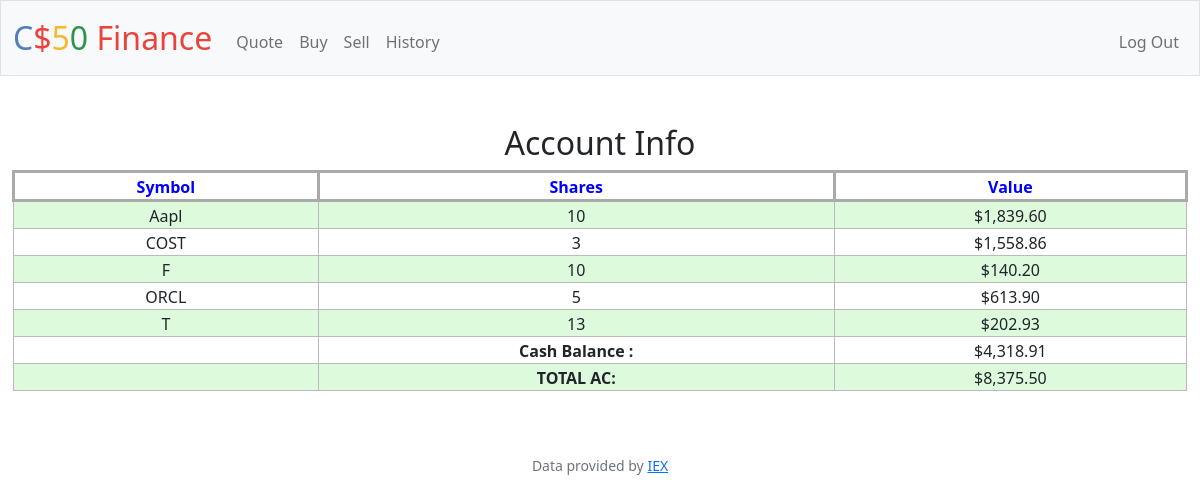
/ (signed in), run on the app's committed database.
### tables this page shows
CREATE TABLE 'purchase' ('id' INTEGER PRIMARY KEY AUTOINCREMENT NOT NULL, 'user_id' INTEGER NOT NULL, 'symbol' TEXT NOT NULL, 'shares' INTEGER NOT NULL, 'price' REAL NOT NULL, 'date' DATETIME NOT NULL DEFAULT CURRENT_TIMESTAMP);

### app.py (the view)
@app.route("/")
@login_required
def index():
    trans = db.execute(
        "SELECT symbol,sum(shares) as shares,  round(sum(shares * price),2) as price  FROM assets WHERE user_id = ? group by symbol having sum(shares) > 0",
        session["user_id"],
    )
    cash = db.execute("SELECT cash FROM users WHERE id = ?", session["user_id"])
    transcahs = db.execute(
        "SELECT  round(sum(shares * price),2) as acv  FROM assets WHERE user_id = ?",
        session["user_id"],
    )
    acbalance = round(float(cash[0]["cash"]), 2)
    if not trans:
        return render_template("index.html", trans=trans, cash=float(acbalance), total=0)
    else:
        total = round(float(cash[0]["cash"]), 2) + round(float(transcahs[0]["acv"]), 2)
        return render_template("index.html", trans=trans, cash=float(acbalance), total=float(total))

### app.py (called while the page is built)
@app.after_request
def after_request(response):
    response.headers["Cache-Control"] = "no-cache, no-store, must-revalidate"
    response.headers["Expires"] = 0
    response.headers["Pragma"] = "no-cache"
    return response

### helpers.py (called while the page is built)
def login_required(f):
    @wraps(f)
    def decorated_function(*args, **kwargs):
        if session.get("user_id") is None:
            return redirect("/login")
        return f(*args, **kwargs)
    return decorated_function

def usd(value):
    return f"${value:,.2f}"

### templates/index.html (shortened to what this page needs)
{% extends "layout.html" %}
{% block main %}
        <h2>Account Info</h2>
        <table>
            <thead>
                <tr>
                    <th>Symbol</th>
                    <th>Shares</th>
                    <th>Value</th>
                </tr>
            </thead>
            <tbody>
                {% for each in trans %}
                <tr>
                    <td>{{ each.symbol }}</td>
                    <td>{{ each.shares }} </td>
                    <td>{{ each.price | usd }} </td>
                </tr>
                {% endfor %}
                <tr>
                    <td></td>
                    <td border=3px solid #aaa><b>Cash Balance : </b></td>
                    <td>{{ cash|usd }}</td>
                </tr>
                <tr>
                    <td></td>
                    <td border=3px solid #aaa><b>TOTAL AC: </b></td>
                    <td>{{ total | usd }}</td>
                </tr>
            </tbody>
        </table>
{% endblock %}

### static/styles.css (style rules this page uses)
th { border: 3px solid #aaa; padding: 2px 8px 0; text-align: center; font-weight: bold; color: blue; }
td { border: 1px solid #bbb; padding: 2px 8px 0; text-align: center; }
table { background-color: transparent; margin-bottom: 1rem; width: 100%; }
tbody tr:nth-of-type(odd) { background-color: rgb(144, 238, 144, 0.3) }

### data on the page
purchase: symbol "Aapl", shares "10", price "$1,839.60"

### other printed values
{{ each.symbol }} "COST" "F" "ORCL" "T"
{{ each.shares }} "3" "10" "5" "13"
{{ each.price | usd }} "$1,558.86" "$140.20" "$613.90" "$202.93"
{{ cash|usd }} "$4,318.91"
{{ total | usd }} "$8,375.50"
